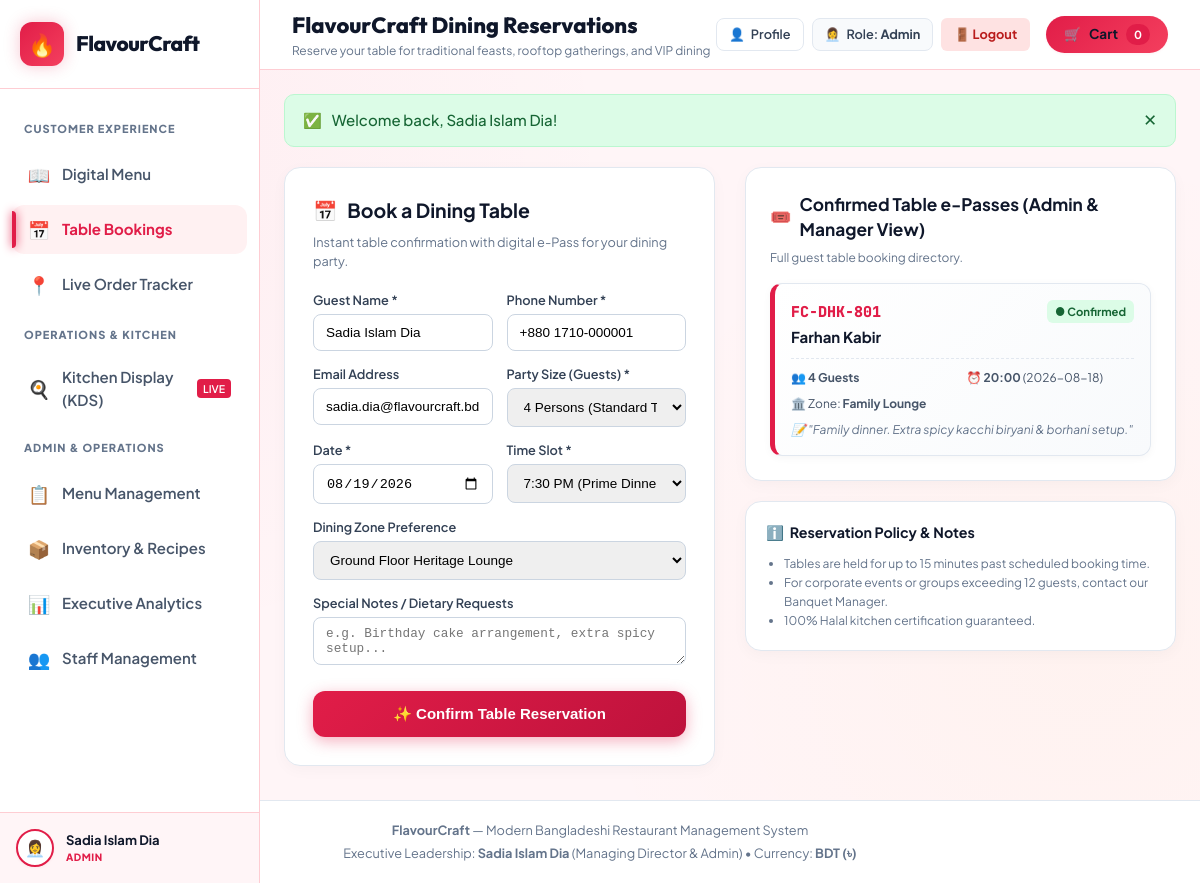
The app's page /reservations.php (signed in), older data.
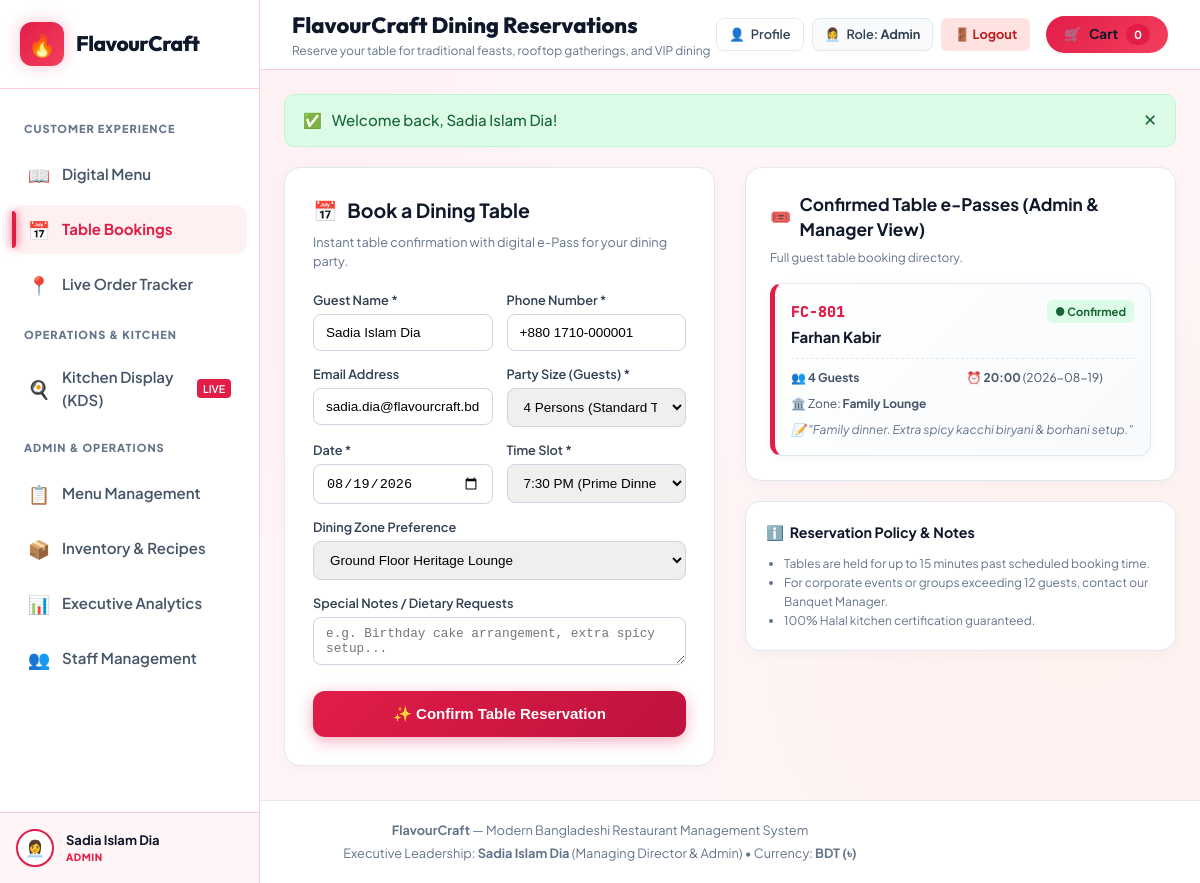
The same page, newer data.
### tables this page shows
CREATE TABLE `reservations` (
  `id` int(11) NOT NULL AUTO_INCREMENT,
  `booking_uid` varchar(64) NOT NULL,
  `booking_code` varchar(50) NOT NULL,
  `guest_name` varchar(100) NOT NULL,
  `guest_phone` varchar(30) NOT NULL,
  `guest_email` varchar(100) NOT NULL,
  `party_size` int(11) NOT NULL DEFAULT 2,
  `reservation_date` date NOT NULL,
  `time_slot` varchar(20) NOT NULL,
  `table_preference` varchar(50) NOT NULL,
  `deposit_paid` decimal(10,2) NOT NULL DEFAULT 0.00,
  `status` enum('Confirmed','Pending','Cancelled','Completed') DEFAULT 'Confirmed',
  `special_request` text DEFAULT NULL,
  `created_at` timestamp NOT NULL DEFAULT current_timestamp(),
  PRIMARY KEY (`id`),
  UNIQUE KEY `booking_uid` (`booking_uid`),
  UNIQUE KEY `booking_code` (`booking_code`)
);

### reservations.php (the view, shortened to what the changed rows need)
<?php
$user = get_current_user_data();
$is_guest = ($user['role'] === 'Guest');
$is_staff = ($user['role'] === 'Admin' || $user['role'] === 'Manager');
$conn = get_db();
$reservations = [];
if ($conn) {
    if ($is_staff) {
        $res = mysqli_query($conn, "SELECT * FROM reservations ORDER BY reservation_date DESC, id DESC LIMIT 10");
        if ($res) {
            while ($row = mysqli_fetch_assoc($res)) {
                $reservations[] = $row;
            }
        }
    }
}
require_once __DIR__ . '/includes/header.php';
?>
<div style="display: grid; grid-template-columns: 1fr 1fr; gap: 30px; align-items: start;">
  <div style="background: #fff; border-radius: 16px; padding: 28px; border: 1px solid #e2e8f0; box-shadow: 0 4px 15px rgba(0,0,0,0.03);">
    <h2 style="font-size: 1.3rem; margin: 0 0 8px; color: #0f172a; display: flex; align-items: center; gap: 10px;">
      <span>📅</span> Book a Dining Table
    </h2>
  </div>
  <div style="display: flex; flex-direction: column; gap: 20px;">
    <div style="background: #fff; border-radius: 16px; padding: 24px; border: 1px solid #e2e8f0; box-shadow: 0 4px 15px rgba(0,0,0,0.03);">
      <?php if (empty($reservations)): ?>
        <div style="padding: 35px 20px; text-align: center; color: #64748b; background: #f8fafc; border-radius: 12px; border: 1px dashed #cbd5e1;">
          <div style="font-size: 2rem; margin-bottom: 8px;">🍽️</div>
          <div style="font-weight: 700; color: #334155; margin-bottom: 4px;">No Active Bookings</div>
          <div style="font-size: 0.85rem;">
            <?php if ($is_guest): ?>
              Please sign in or register to view your table passes.
            <?php else: ?>
              Complete the reservation form on the left to confirm your table and view your digital e-Pass.
            <?php endif; ?>
          </div>
        </div>
      <?php else: ?>
        <div style="display: flex; flex-direction: column; gap: 14px;">
          <?php foreach ($reservations as $res): ?>
            <div style="background: linear-gradient(135deg, #fff, #f8fafc); border: 1px solid #e2e8f0; border-left: 5px solid #e11d48; border-radius: 12px; padding: 16px; box-shadow: 0 2px 8px rgba(0,0,0,0.04);">
              <div style="display: flex; justify-content: space-between; align-items: flex-start; margin-bottom: 8px;">
                <div>
                  <span style="font-family: 'JetBrains Mono', monospace; font-weight: 800; font-size: 1rem; color: #e11d48;">
                    <?php echo htmlspecialchars($res['booking_code']); ?>
                  </span>
                  <div style="font-weight: 700; color: #0f172a; margin-top: 2px;">
                    <?php echo htmlspecialchars($res['guest_name']); ?>
                  </div>
                </div>
                <span style="background: #dcfce7; color: #166534; font-size: 0.75rem; font-weight: 700; padding: 3px 8px; border-radius: 6px;">
                  ● <?php echo htmlspecialchars($res['status']); ?>
                </span>
              </div>
              <div style="display: grid; grid-template-columns: 1fr 1fr; gap: 8px; font-size: 0.8rem; color: #475569; margin-top: 10px; border-top: 1px dashed #e2e8f0; padding-top: 10px;">
                <div>👥 <strong><?php echo (int)$res['party_size']; ?> Guests</strong></div>
                <div>⏰ <strong><?php echo htmlspecialchars($res['time_slot']); ?></strong> (<?php echo htmlspecialchars($res['reservation_date']); ?>)</div>
                <div style="grid-column: span 2;">🏛️ Zone: <strong><?php echo htmlspecialchars($res['table_preference']); ?></strong></div>
                <?php if (!empty($res['special_request'])): ?>
                  <div style="grid-column: span 2; font-style: italic; color: #64748b;">📝 "<?php echo htmlspecialchars($res['special_request']); ?>"</div>
                <?php endif; ?>
              </div>
            </div>
          <?php endforeach; ?>
        </div>
      <?php endif; ?>
    </div>
  </div>
</div>
<?php require_once __DIR__ . '/includes/footer.php'; ?>

Row changes from the older to the newer data that the page shows:
changed reservations "Farhan Kabir": booking_code "FC-DHK-801" → "FC-801"; reservation_date "2026-08-18" → "2026-08-19"
